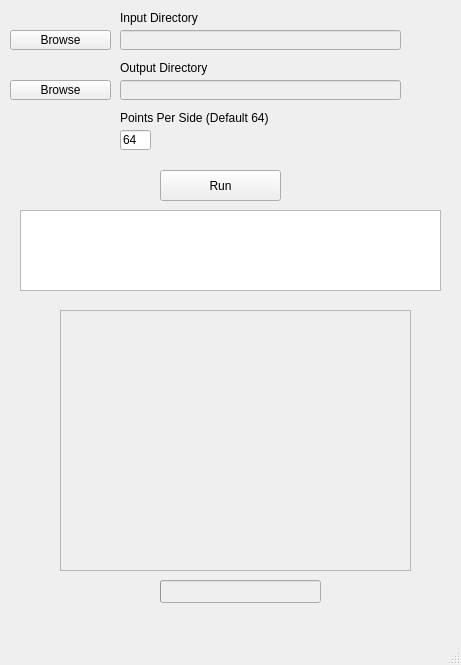
<?xml version="1.0" encoding="UTF-8"?>
<ui version="4.0">
 <class>MainWindow</class>
 <widget class="QMainWindow" name="MainWindow">
  <property name="enabled">
   <bool>true</bool>
  </property>
  <property name="geometry">
   <rect>
    <x>0</x>
    <y>0</y>
    <width>461</width>
    <height>665</height>
   </rect>
  </property>
  <property name="windowTitle">
   <string>MainWindow</string>
  </property>
  <property name="autoFillBackground">
   <bool>false</bool>
  </property>
  <widget class="QWidget" name="centralwidget">
   <widget class="QPushButton" name="pushButton">
    <property name="geometry">
     <rect>
      <x>10</x>
      <y>30</y>
      <width>101</width>
      <height>20</height>
     </rect>
    </property>
    <property name="text">
     <string>Browse</string>
    </property>
   </widget>
   <widget class="QLineEdit" name="lineEdit">
    <property name="enabled">
     <bool>false</bool>
    </property>
    <property name="geometry">
     <rect>
      <x>120</x>
      <y>30</y>
      <width>281</width>
      <height>20</height>
     </rect>
    </property>
   </widget>
   <widget class="QPushButton" name="pushButton_2">
    <property name="geometry">
     <rect>
      <x>10</x>
      <y>80</y>
      <width>101</width>
      <height>20</height>
     </rect>
    </property>
    <property name="text">
     <string>Browse</string>
    </property>
   </widget>
   <widget class="QLineEdit" name="lineEdit_2">
    <property name="enabled">
     <bool>false</bool>
    </property>
    <property name="geometry">
     <rect>
      <x>120</x>
      <y>80</y>
      <width>281</width>
      <height>20</height>
     </rect>
    </property>
   </widget>
   <widget class="QPushButton" name="pushButton_3">
    <property name="geometry">
     <rect>
      <x>160</x>
      <y>170</y>
      <width>121</width>
      <height>31</height>
     </rect>
    </property>
    <property name="text">
     <string>Run</string>
    </property>
   </widget>
   <widget class="QTextBrowser" name="textBrowser">
    <property name="geometry">
     <rect>
      <x>20</x>
      <y>210</y>
      <width>421</width>
      <height>81</height>
     </rect>
    </property>
   </widget>
   <widget class="QScrollArea" name="scrollArea">
    <property name="geometry">
     <rect>
      <x>60</x>
      <y>310</y>
      <width>351</width>
      <height>261</height>
     </rect>
    </property>
    <property name="sizePolicy">
     <sizepolicy hsizetype="Fixed" vsizetype="Expanding">
      <horstretch>0</horstretch>
      <verstretch>0</verstretch>
     </sizepolicy>
    </property>
    <property name="horizontalScrollBarPolicy">
     <enum>Qt::ScrollBarAlwaysOff</enum>
    </property>
    <property name="widgetResizable">
     <bool>true</bool>
    </property>
    <widget class="QWidget" name="scrollAreaWidgetContents">
     <property name="geometry">
      <rect>
       <x>0</x>
       <y>0</y>
       <width>349</width>
       <height>259</height>
      </rect>
     </property>
     <layout class="QGridLayout" name="gridLayout"/>
    </widget>
   </widget>
   <widget class="QProgressBar" name="progressBar">
    <property name="enabled">
     <bool>false</bool>
    </property>
    <property name="geometry">
     <rect>
      <x>160</x>
      <y>580</y>
      <width>161</width>
      <height>23</height>
     </rect>
    </property>
    <property name="toolTip">
     <string/>
    </property>
    <property name="value">
     <number>0</number>
    </property>
    <property name="textVisible">
     <bool>false</bool>
    </property>
   </widget>
   <widget class="QLabel" name="label">
    <property name="geometry">
     <rect>
      <x>120</x>
      <y>10</y>
      <width>171</width>
      <height>16</height>
     </rect>
    </property>
    <property name="text">
     <string>Input Directory</string>
    </property>
   </widget>
   <widget class="QLabel" name="label_2">
    <property name="geometry">
     <rect>
      <x>120</x>
      <y>60</y>
      <width>231</width>
      <height>16</height>
     </rect>
    </property>
    <property name="text">
     <string>Output Directory</string>
    </property>
   </widget>
   <widget class="QLineEdit" name="lineEdit_3">
    <property name="geometry">
     <rect>
      <x>120</x>
      <y>130</y>
      <width>31</width>
      <height>20</height>
     </rect>
    </property>
    <property name="text">
     <string>64</string>
    </property>
   </widget>
   <widget class="QLabel" name="label_3">
    <property name="geometry">
     <rect>
      <x>120</x>
      <y>110</y>
      <width>151</width>
      <height>16</height>
     </rect>
    </property>
    <property name="text">
     <string>Points Per Side (Default 64)</string>
    </property>
   </widget>
  </widget>
  <widget class="QMenuBar" name="menubar">
   <property name="geometry">
    <rect>
     <x>0</x>
     <y>0</y>
     <width>461</width>
     <height>21</height>
    </rect>
   </property>
  </widget>
  <widget class="QStatusBar" name="statusbar"/>
 </widget>
 <resources/>
 <connections/>
</ui>
